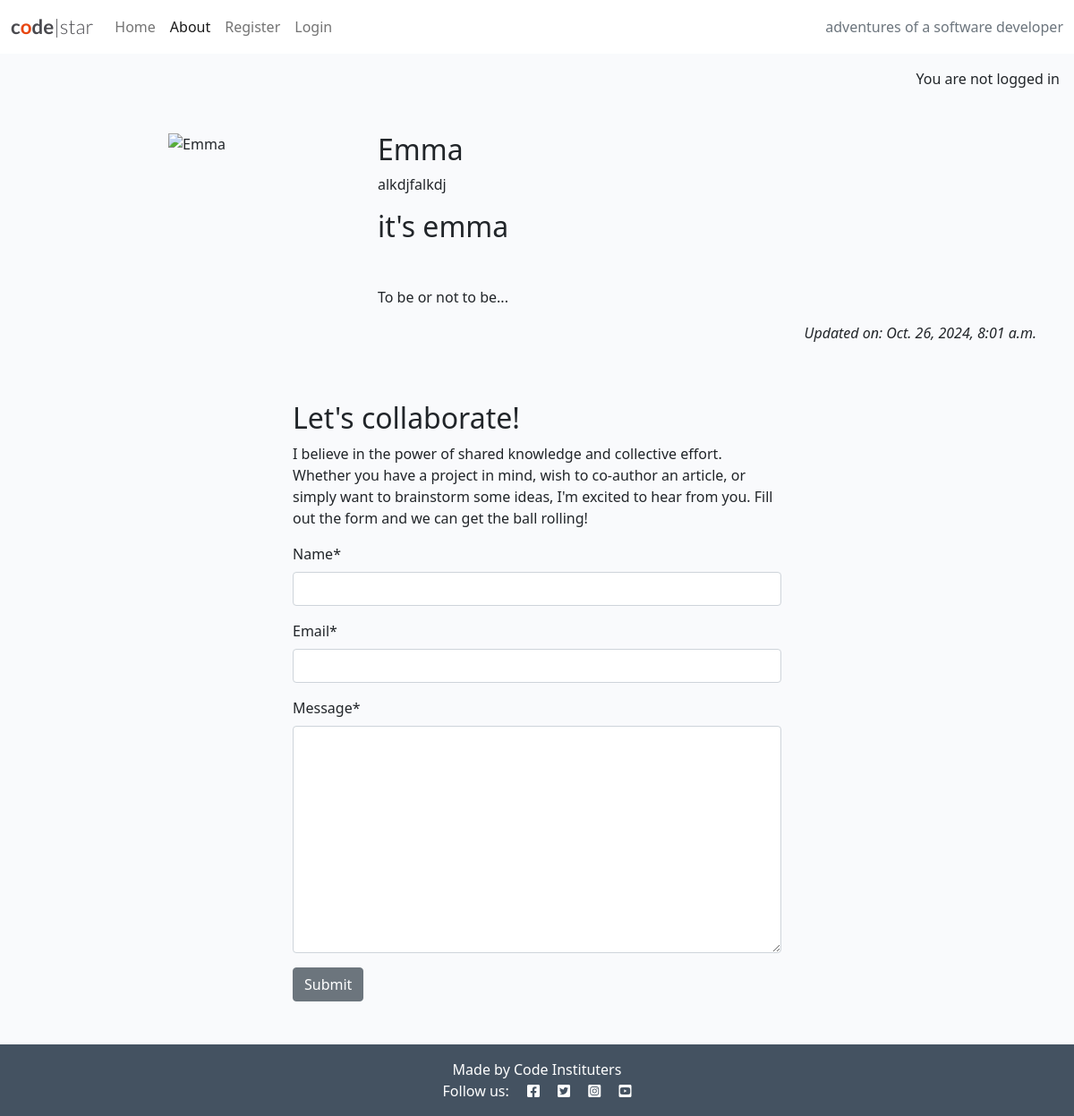
The page /about/ on the database its author committed.
### about/models.py (models this page shows, shortened)
class About(models.Model):
    title = models.CharField(max_length=200)
    profile_image = CloudinaryField('image', default='placeholder')
    updated_on = models.DateTimeField(auto_now=True)
    content = models.TextField()

### about/views.py (the view, shortened to what this page needs)
# urls.py: path("", views.about_me, name="about"),
def about_me(request):
    about = About.objects.all().order_by('-updated_on').first()
    collaborate_form = CollaborateForm()
    collaborate_form = CollaborateForm()
    return render(
        request,
        "about/about.html",
        {"about": about,
        "collaborate_form": collaborate_form},
    )

### about/forms.py
class CollaborateForm(forms.ModelForm):
    class Meta:
        model = CollaborateRequest
        fields = ('name', 'email', 'message')

### about/templates/about/about.html (shortened to what this page needs)
{% extends 'base.html' %}
{% load static %}
{% load crispy_forms_tags %}
{% block content %}
<div class="container mt-5">
    <div class="row">
        <div class="col-12 col-md-4 text-center">
            {% if "placeholder" in about.profile_image.url %}
            <img src="{% static 'images/nobody.jpg' %}" width="75%" alt="blank profile picture">
            {% else %}
            <img src="{{ about.profile_image.url }}" width="75%" alt="{{ about.title }}">
            {% endif %}
        </div>
        <div class="col-12 col-md-8">
            <h2>{{ about.title }}</h2>
            {{ about.content | safe }}
        </div>
    </div>
    <div class="row">
        <div class="col text-right">
            <p class="text-end"><em>Updated on: {{ about.updated_on }}</em></p>
        </div>
    </div>
    <div class="row justify-content-center">
        <div class="col-12 col-md-6 my-5">
            <h2>Let's collaborate!</h2>
            <p>I believe in the power of shared knowledge and collective effort.
                Whether you have a project in mind, wish to co-author
                an article, or simply want to brainstorm some ideas,
                I'm excited to hear from you. Fill out the form
                and we can get the ball rolling!</p>
            <form method="post">
                {{ collaborate_form | crispy }}
                <button type="submit" class="btn btn-secondary">Submit</button>
            </form>
        </div>
    </div>
</div>
{% endblock content %}

### static/css/style.css (style rules this page uses)
body { background-color: #F9FAFC; }
.main-bg { background-color: #F9FAFC; }

### rows shown on the page
About: title "Emma", content "alkdjfalkdj it's emma To be or not to be...", updated_on "Oct. 26, 2024, 8:01 a.m."
